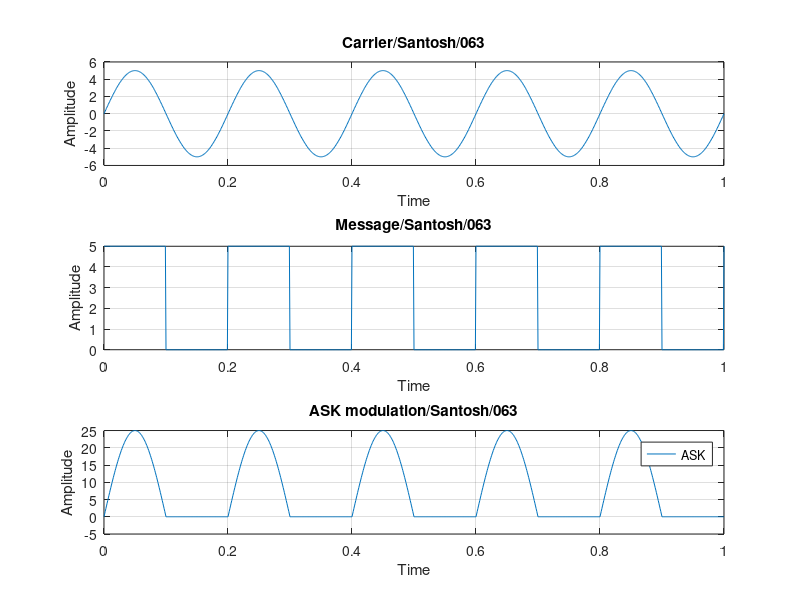

Write MATLAB code to recreate this figure.
%construct an ASK modulated signal
clc;
close all;
clear all ;
fc=input('enter frequency of sine wave ');  %fc=100
fp=input('enter periodic binary pulse ');    %fp=10
amp=input('enter amplitude for both carrier and binary pulse '); %amp=5
t=0:0.001:1;
x=amp.*sin(2*pi*fc*t);
subplot(311);
plot(t,x);
xlabel('Time');
ylabel('Amplitude');
title('Carrier/Santosh/063');
grid on;

y=amp/2.*square(2*pi*fp*t)+amp/2;
subplot(312);
plot(t,y);
xlabel('Time');
ylabel('Amplitude');
title('Message/Santosh/063');
grid on;

a=x.*y;
subplot(313);
plot(t,a);
xlabel('Time');
ylabel('Amplitude');
title('ASK modulation/Santosh/063');
legend('ASK')
grid on;
